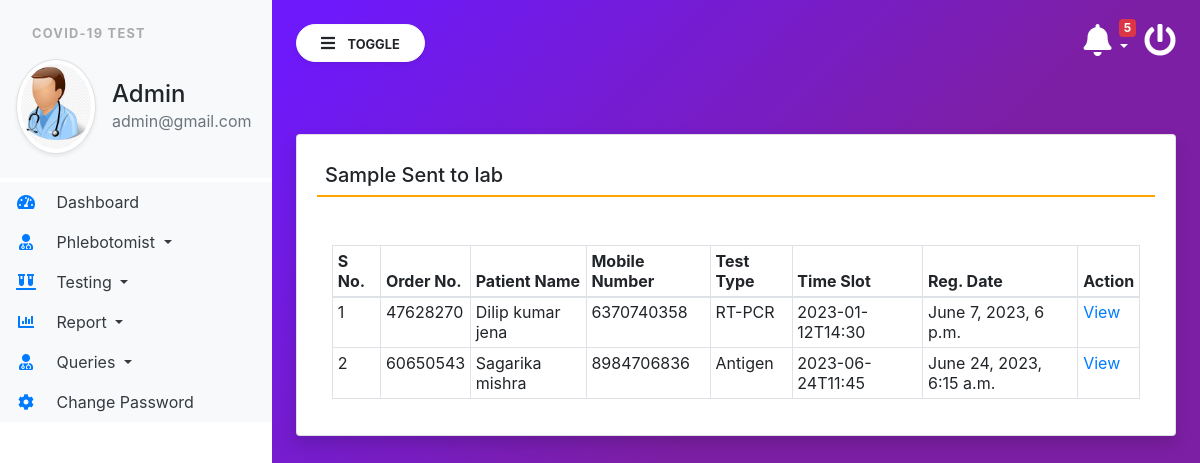
Page /senttolab (signed in) on the committed database.
### covid/models.py (models this page shows, shortened)
class Testrecord(models.Model):
    OrderNumber = models.CharField(max_length=50, null=True)
    patient = models.ForeignKey(Patients,on_delete=models.CASCADE)
    TestType = models.CharField(max_length=250, null=True)
    TestTimeSlot = models.CharField(max_length=150, null=True)
    ReportStatus = models.CharField(max_length=200, null=True)
    FinalReport = models.FileField(null=True,blank=True)
    ReportUploadTime = models.CharField(max_length=150,null=True)
    RegistrationDate = models.DateTimeField(auto_now_add=True)
    phlebotomist = models.ForeignKey(Phlebotomist,on_delete=models.CASCADE, null=True)
    AssignedTime = models.CharField(max_length=150, null=True)

class Patients(models.Model):
    FullName = models.CharField(max_length=150, null=True)
    MobileNumber = models.CharField(max_length=15, null=True)
    DateOfBirth = models.DateField(null=True)
    GovtIssuedId = models.CharField(max_length=150,null=True)
    GovtIssuedIdNo = models.CharField(max_length=150, null=True)
    FullAddress = models.CharField(max_length=350, null=True)
    State = models.CharField(max_length=200, null=True)
    RegistrationDate = models.DateTimeField(auto_now_add=True)

### covid/views.py (the view)
# urls.py: path('senttolab',senttolab, name='senttolab'),
def senttolab(request):
    if not request.user.is_authenticated:
        return redirect('admin_login')
    test = Testrecord.objects.filter(ReportStatus='Sent to Lab')
    return render(request, 'senttolab.html', locals())

### covid/templatetags/custom_tag.py (called while the page is built)
@register.filter(name = 'notification')
def notification(obj):
    test  = Testrecord.objects.filter(ReportStatus="Not Processed yet")
    return test

@register.simple_tag()
def notificationcount(*args, **kwargs):
    testcount  = Testrecord.objects.filter(ReportStatus="Not Processed yet").count()
    return testcount

### covid/templates/senttolab.html
{% extends 'admin_base.html' %}
{% block main  %}
<div class="card shadow mt-5">
    <div class="card-body">
        <h5 class="p-2" style="border-bottom: 2px solid orange;">Sample Sent to lab</h5>
        <div class="container-fluid mt-5">
            <table class="table table-bordered table-sm" id="example">
                <thead>
                <tr>
                    <th>S No.</th>
                    <th>Order No.</th>
                    <th>Patient Name</th>
                    <th>Mobile Number</th>
                    <th>Test Type</th>
                    <th>Time Slot</th>
                    <th>Reg. Date</th>
                    <th>Action</th>
                </tr>
                </thead>
                <tbody>
                  {% for i in test %}
                <tr>
                    <td>{{forloop.counter}}</td>
                    <td>{{i.OrderNumber}}</td>
                    <td>{{i.patient.FullName}}</td>
                    <td>{{i.patient.MobileNumber}}</td>
                    <td>{{i.TestType}}</td>
                    <td>{{i.TestTimeSlot}}</td>
                    <td>{{i.RegistrationDate}}</td>
                    <td><a href="{% url 'viewTestingDtls' i.id %}" class="text-primary">View</a></td>
                </tr>
                  {% endfor %}
                </tbody>
            </table>
        </div>
    </div>
</div>
{% endblock %}

### covid/templates/admin_base.html (shortened to what this page needs)
{% load static %}
{% load custom_tag %}
<html lang="en">
<head>
    <link rel="stylesheet" href="https://maxcdn.bootstrapcdn.com/bootstrap/4.3.1/css/bootstrap.min.css">
    <link rel="stylesheet" href="https://use.fontawesome.com/releases/v5.6.3/css/all.css"
>
    <link rel="stylesheet" type="text/css" href="{% static 'css/sidebar.css' %}">
</head>
<body>
<div class="vertical-nav bg-white" id="sidebar">
    <div class="py-4 px-3 mb-1 bg-light">
        <p class="font-weight-bold text-uppercase px-3 small dashboard-text">Covid-19 Test</p>
        <div class="media d-flex align-items-center">
            <img src="{% static 'images/admin.jpg' %}" width="80" height="80"
                 class="mr-3 rounded-circle img-thumbnail shadow-sm">
            <div class="media-body">
                <h4 class="mb-0">Admin</h4>
                <p class="text-muted mb-0">{{request.user.email}}</p>
            </div>
        </div>
    </div>
    <ul class="nav flex-column bg-white">
        <li class="nav-item">
            <a href="{% url 'admin_home' %}" class="nav-link text-dark bg-light">
                <i class="fas fa-tachometer-alt fa-fw mr-3 text-primary"></i>
                Dashboard
            </a>
        </li>
        <li class="nav-item dropdown">
            <a class="nav-link dropdown-toggle text-dark bg-light" href="#" id="navbardrop" data-toggle="dropdown">
                <i class="fas fa-user-md mr-3 text-primary fa-fw"></i> Phlebotomist
            </a>
        </li>
        <li class="nav-item dropdown">
            <a class="nav-link dropdown-toggle text-dark bg-light" href="#" id="navbardrop" data-toggle="dropdown">
                <i class="fas fa-vials mr-3 text-primary fa-fw"></i> Testing
            </a>
        </li>
        <li class="nav-item dropdown">
            <a class="nav-link dropdown-toggle text-dark bg-light" href="#" id="navbardrop" data-toggle="dropdown">
                <i class="fas fa-chart-bar mr-3 text-primary fa-fw"></i> Report
            </a>
        </li>
        <li class="nav-item dropdown">
            <a class="nav-link dropdown-toggle text-dark bg-light" href="#" id="navbardrop" data-toggle="dropdown">
                <i class="fas fa-user-md mr-3 text-primary fa-fw"></i> Queries
            </a>
        </li>
        <li class="nav-item">
            <a href="{% url 'changePassword' %}" class="nav-link text-dark bg-light">
                <i class="fas fa-cog mr-3 text-primary fa-fw"></i>
                Change Password
            </a>
        </li>
    </ul>
</div>
<div class="page-content p-4" id="content">
    <a href="/logout" title="logout" class="float-right text-white"><i class="fas fa-power-off fa-2x"></i></a>
    <div class="container">
        <div class="dropdown">
    <a href="" class="float-right text-white pr-3 dropdown-toggle" id="menu1" data-toggle="dropdown"><span class="badge badge-danger">{% notificationcount %}</span><i class="fas fa-bell fa-2x"> </i>
    </a>
    </div>
        </div>
    <button id="sidebarCollapse" type="button" class="btn btn-light bg-white rounded-pill shadow-sm px-4 mb-4">
        <i class="fas fa-bars mr-2"></i>
        <small class="text-uppercase font-weight-bold">Toggle</small>
    </button>
    {% block main %}
    {% endblock %}
</div>
</body>
</html>

### covid/static/css/sidebar.css (style rules this page uses)
body { background-image : linear-gradient(135.9deg,rgba(109,25,252,1) 16.4%,rgba(125,31,165,1) 56.1%); min-height:100vh; }
.vertical-nav { min-width : 17rem; width : 17rem; height:100vh; position:fixed; top:0; left:0; transition: all 0.4s; }
.page-content { width:calc(100% - 17rem); margin-left:17rem; transition:all 0.4s; }
.dashboard-text { letter-spacing : 0.1em; color : #aaa; }
.badge { position: absolute; top: -5px; right: 25px; }

### rows in the picture
Testrecord: OrderNumber "47628270", patient.FullName "Dilip kumar jena", patient.MobileNumber "6370740358", TestType "RT-PCR", TestTimeSlot "2023-01-12T14:30", RegistrationDate "June 7, 2023, 6 p.m."
Testrecord: OrderNumber "60650543", patient.FullName "Sagarika mishra", patient.MobileNumber "8984706836", TestType "Antigen", TestTimeSlot "2023-06-24T11:45", RegistrationDate "June 24, 2023, 6:15 a.m."

### other values in the picture
{{ request.user.email }} "admin@gmail.com"
